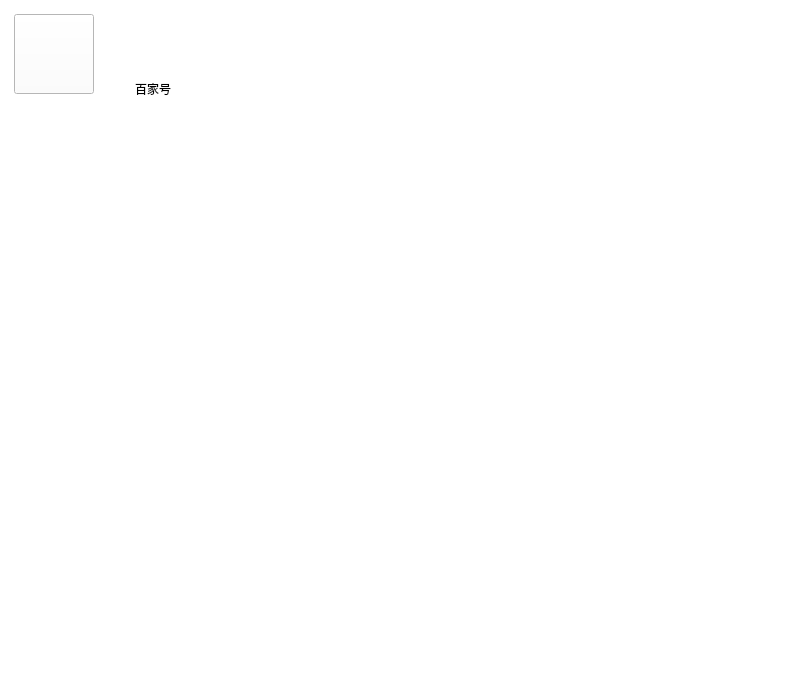
<?xml version="1.0" encoding="UTF-8"?>
<ui version="4.0">
 <class>Form</class>
 <widget class="QWidget" name="Form">
  <property name="geometry">
   <rect>
    <x>0</x>
    <y>0</y>
    <width>800</width>
    <height>682</height>
   </rect>
  </property>
  <property name="minimumSize">
   <size>
    <width>800</width>
    <height>682</height>
   </size>
  </property>
  <property name="maximumSize">
   <size>
    <width>800</width>
    <height>682</height>
   </size>
  </property>
  <property name="windowTitle">
   <string>Form</string>
  </property>
  <property name="styleSheet">
   <string notr="true">background-color: rgb(255, 255, 255);</string>
  </property>
  <layout class="QGridLayout" name="gridLayout">
   <property name="leftMargin">
    <number>9</number>
   </property>
   <property name="topMargin">
    <number>9</number>
   </property>
   <property name="rightMargin">
    <number>9</number>
   </property>
   <property name="bottomMargin">
    <number>9</number>
   </property>
   <property name="horizontalSpacing">
    <number>9</number>
   </property>
   <item row="0" column="1">
    <widget class="QWidget" name="widget_1" native="true">
     <widget class="QLabel" name="imagelabel">
      <property name="geometry">
       <rect>
        <x>15</x>
        <y>10</y>
        <width>60</width>
        <height>60</height>
       </rect>
      </property>
      <property name="text">
       <string/>
      </property>
      <property name="pixmap">
       <pixmap>../resources/Icon/baijiahao.jpg</pixmap>
      </property>
      <property name="scaledContents">
       <bool>true</bool>
      </property>
     </widget>
     <widget class="QLabel" name="text_label">
      <property name="geometry">
       <rect>
        <x>5</x>
        <y>70</y>
        <width>80</width>
        <height>20</height>
       </rect>
      </property>
      <property name="text">
       <string>百家号</string>
      </property>
      <property name="alignment">
       <set>Qt::AlignCenter</set>
      </property>
     </widget>
    </widget>
   </item>
   <item row="1" column="0">
    <widget class="QWidget" name="widget_8" native="true"/>
   </item>
   <item row="4" column="0">
    <widget class="QWidget" name="widget_32" native="true"/>
   </item>
   <item row="5" column="0">
    <widget class="QWidget" name="widget_40" native="true"/>
   </item>
   <item row="2" column="0">
    <widget class="QWidget" name="widget_16" native="true"/>
   </item>
   <item row="0" column="4">
    <widget class="QWidget" name="widget_4" native="true"/>
   </item>
   <item row="0" column="5">
    <widget class="QWidget" name="widget_5" native="true"/>
   </item>
   <item row="0" column="6">
    <widget class="QWidget" name="widget_6" native="true"/>
   </item>
   <item row="3" column="0">
    <widget class="QWidget" name="widget_24" native="true"/>
   </item>
   <item row="6" column="0">
    <widget class="QWidget" name="widget_48" native="true"/>
   </item>
   <item row="0" column="2">
    <widget class="QWidget" name="widget_2" native="true"/>
   </item>
   <item row="0" column="7">
    <widget class="QWidget" name="widget_7" native="true"/>
   </item>
   <item row="0" column="3">
    <widget class="QWidget" name="widget_3" native="true"/>
   </item>
   <item row="0" column="0">
    <widget class="CardWidget" name="baijiahao_Widget">
     <widget class="TransparentToolButton" name="baijiahao_Button">
      <property name="geometry">
       <rect>
        <x>5</x>
        <y>5</y>
        <width>80</width>
        <height>80</height>
       </rect>
      </property>
      <property name="icon">
       <iconset>
        <normaloff>../resources/Icon/baijiahao.png</normaloff>../resources/Icon/baijiahao.png</iconset>
      </property>
      <property name="iconSize">
       <size>
        <width>80</width>
        <height>80</height>
       </size>
      </property>
     </widget>
    </widget>
   </item>
  </layout>
 </widget>
 <customwidgets>
  <customwidget>
   <class>ToolButton</class>
   <extends>QToolButton</extends>
   <header>qfluentwidgets</header>
  </customwidget>
  <customwidget>
   <class>TransparentToolButton</class>
   <extends>ToolButton</extends>
   <header>qfluentwidgets</header>
  </customwidget>
  <customwidget>
   <class>CardWidget</class>
   <extends>QFrame</extends>
   <header>qfluentwidgets</header>
   <container>1</container>
  </customwidget>
 </customwidgets>
 <resources/>
 <connections/>
</ui>
